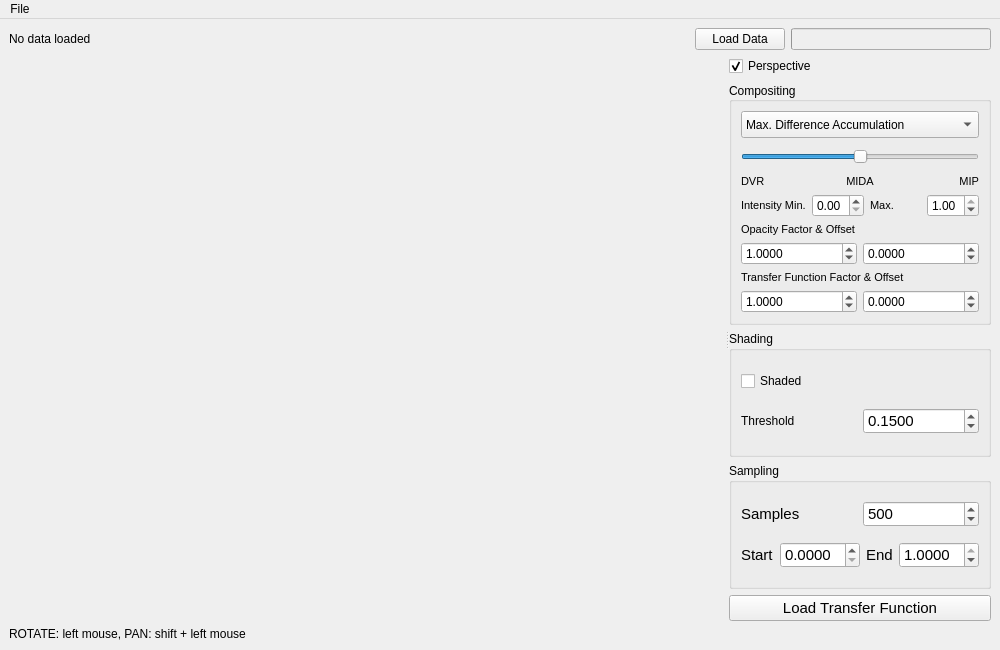
<?xml version="1.0" encoding="UTF-8"?>
<ui version="4.0">
 <class>MainWindow</class>
 <widget class="QMainWindow" name="MainWindow">
  <property name="geometry">
   <rect>
    <x>0</x>
    <y>0</y>
    <width>1000</width>
    <height>650</height>
   </rect>
  </property>
  <property name="minimumSize">
   <size>
    <width>0</width>
    <height>650</height>
   </size>
  </property>
  <property name="windowTitle">
   <string>VisMed2</string>
  </property>
  <widget class="QWidget" name="centralwidget">
   <layout class="QVBoxLayout" name="verticalLayout_2">
    <item>
     <layout class="QHBoxLayout" name="horizontalLayout_2">
      <item>
       <widget class="QLabel" name="labelTop">
        <property name="sizePolicy">
         <sizepolicy hsizetype="Expanding" vsizetype="Preferred">
          <horstretch>0</horstretch>
          <verstretch>0</verstretch>
         </sizepolicy>
        </property>
        <property name="maximumSize">
         <size>
          <width>16777215</width>
          <height>100</height>
         </size>
        </property>
        <property name="text">
         <string>No data loaded</string>
        </property>
       </widget>
      </item>
      <item>
       <widget class="QPushButton" name="loadDataPushButton">
        <property name="minimumSize">
         <size>
          <width>90</width>
          <height>0</height>
         </size>
        </property>
        <property name="text">
         <string>Load Data</string>
        </property>
       </widget>
      </item>
      <item>
       <widget class="QProgressBar" name="progressBar">
        <property name="enabled">
         <bool>false</bool>
        </property>
        <property name="maximumSize">
         <size>
          <width>200</width>
          <height>16777215</height>
         </size>
        </property>
        <property name="value">
         <number>0</number>
        </property>
        <property name="textVisible">
         <bool>false</bool>
        </property>
       </widget>
      </item>
     </layout>
    </item>
    <item>
     <widget class="QSplitter" name="splitter">
      <property name="sizePolicy">
       <sizepolicy hsizetype="Expanding" vsizetype="Preferred">
        <horstretch>0</horstretch>
        <verstretch>1</verstretch>
       </sizepolicy>
      </property>
      <property name="orientation">
       <enum>Qt::Horizontal</enum>
      </property>
      <widget class="GLWidget" name="glWidget" native="true">
       <property name="sizePolicy">
        <sizepolicy hsizetype="Preferred" vsizetype="Preferred">
         <horstretch>1</horstretch>
         <verstretch>0</verstretch>
        </sizepolicy>
       </property>
      </widget>
      <widget class="QWidget" name="layoutWidget">
       <layout class="QVBoxLayout" name="verticalLayout">
        <item>
         <widget class="QCheckBox" name="perspectiveCheckBox">
          <property name="maximumSize">
           <size>
            <width>16777215</width>
            <height>20</height>
           </size>
          </property>
          <property name="text">
           <string>Perspective</string>
          </property>
          <property name="checked">
           <bool>true</bool>
          </property>
         </widget>
        </item>
        <item>
         <widget class="QGroupBox" name="groupBox">
          <property name="title">
           <string>Compositing</string>
          </property>
          <property name="alignment">
           <set>Qt::AlignLeading|Qt::AlignLeft|Qt::AlignVCenter</set>
          </property>
          <layout class="QVBoxLayout" name="verticalLayout_4">
           <property name="spacing">
            <number>6</number>
           </property>
           <property name="leftMargin">
            <number>9</number>
           </property>
           <property name="topMargin">
            <number>9</number>
           </property>
           <property name="rightMargin">
            <number>9</number>
           </property>
           <property name="bottomMargin">
            <number>9</number>
           </property>
           <item>
            <layout class="QVBoxLayout" name="verticalLayout_3">
             <item>
              <widget class="QComboBox" name="compositingModeComboBox">
               <property name="sizePolicy">
                <sizepolicy hsizetype="Preferred" vsizetype="Fixed">
                 <horstretch>0</horstretch>
                 <verstretch>0</verstretch>
                </sizepolicy>
               </property>
               <property name="minimumSize">
                <size>
                 <width>0</width>
                 <height>27</height>
                </size>
               </property>
               <property name="maximumSize">
                <size>
                 <width>16777215</width>
                 <height>30</height>
                </size>
               </property>
               <property name="currentIndex">
                <number>1</number>
               </property>
               <item>
                <property name="text">
                 <string>Alpha Compositing (&quot;DVR&quot;)</string>
                </property>
               </item>
               <item>
                <property name="text">
                 <string>Max. Difference Accumulation</string>
                </property>
               </item>
               <item>
                <property name="text">
                 <string>Max. Intensity Projection</string>
                </property>
               </item>
               <item>
                <property name="text">
                 <string>Average Intensity Projection</string>
                </property>
               </item>
               <item>
                <property name="text">
                 <string>Min. Intensity Projection</string>
                </property>
               </item>
              </widget>
             </item>
             <item>
              <widget class="QSlider" name="midaParamSlider">
               <property name="minimumSize">
                <size>
                 <width>0</width>
                 <height>25</height>
                </size>
               </property>
               <property name="minimum">
                <number>-1000</number>
               </property>
               <property name="maximum">
                <number>1000</number>
               </property>
               <property name="singleStep">
                <number>1</number>
               </property>
               <property name="pageStep">
                <number>1</number>
               </property>
               <property name="orientation">
                <enum>Qt::Horizontal</enum>
               </property>
               <property name="invertedAppearance">
                <bool>false</bool>
               </property>
               <property name="invertedControls">
                <bool>false</bool>
               </property>
               <property name="tickPosition">
                <enum>QSlider::NoTicks</enum>
               </property>
               <property name="tickInterval">
                <number>50</number>
               </property>
              </widget>
             </item>
             <item>
              <layout class="QHBoxLayout" name="horizontalLayout_7">
               <item>
                <widget class="QLabel" name="label_2">
                 <property name="font">
                  <font>
                   <pointsize>8</pointsize>
                  </font>
                 </property>
                 <property name="text">
                  <string>DVR</string>
                 </property>
                 <property name="alignment">
                  <set>Qt::AlignLeading|Qt::AlignLeft|Qt::AlignTop</set>
                 </property>
                </widget>
               </item>
               <item>
                <widget class="QLabel" name="label_4">
                 <property name="font">
                  <font>
                   <pointsize>8</pointsize>
                  </font>
                 </property>
                 <property name="text">
                  <string>MIDA</string>
                 </property>
                 <property name="alignment">
                  <set>Qt::AlignHCenter|Qt::AlignTop</set>
                 </property>
                </widget>
               </item>
               <item>
                <widget class="QLabel" name="label_3">
                 <property name="font">
                  <font>
                   <pointsize>8</pointsize>
                  </font>
                 </property>
                 <property name="text">
                  <string>MIP</string>
                 </property>
                 <property name="alignment">
                  <set>Qt::AlignRight|Qt::AlignTop|Qt::AlignTrailing</set>
                 </property>
                </widget>
               </item>
              </layout>
             </item>
            </layout>
           </item>
           <item>
            <layout class="QHBoxLayout" name="horizontalLayout_9">
             <property name="topMargin">
              <number>0</number>
             </property>
             <item>
              <widget class="QLabel" name="label_6">
               <property name="font">
                <font>
                 <pointsize>8</pointsize>
                </font>
               </property>
               <property name="text">
                <string>Intensity Min.</string>
               </property>
              </widget>
             </item>
             <item>
              <widget class="QDoubleSpinBox" name="intensityClampMinSpinBox">
               <property name="maximumSize">
                <size>
                 <width>16777215</width>
                 <height>26</height>
                </size>
               </property>
               <property name="buttonSymbols">
                <enum>QAbstractSpinBox::UpDownArrows</enum>
               </property>
               <property name="maximum">
                <double>1.000000000000000</double>
               </property>
               <property name="singleStep">
                <double>0.010000000000000</double>
               </property>
              </widget>
             </item>
             <item>
              <widget class="QLabel" name="label_7">
               <property name="font">
                <font>
                 <pointsize>8</pointsize>
                </font>
               </property>
               <property name="text">
                <string>Max.</string>
               </property>
              </widget>
             </item>
             <item>
              <widget class="QDoubleSpinBox" name="intensityClampMaxSpinBox">
               <property name="maximumSize">
                <size>
                 <width>16777215</width>
                 <height>26</height>
                </size>
               </property>
               <property name="maximum">
                <double>1.000000000000000</double>
               </property>
               <property name="singleStep">
                <double>0.010000000000000</double>
               </property>
               <property name="value">
                <double>1.000000000000000</double>
               </property>
              </widget>
             </item>
            </layout>
           </item>
           <item>
            <widget class="QLabel" name="label_5">
             <property name="font">
              <font>
               <pointsize>8</pointsize>
              </font>
             </property>
             <property name="text">
              <string>Opacity Factor &amp; Offset</string>
             </property>
            </widget>
           </item>
           <item>
            <layout class="QHBoxLayout" name="horizontalLayout_8">
             <property name="topMargin">
              <number>0</number>
             </property>
             <item>
              <widget class="QDoubleSpinBox" name="opacityFactorSpinBox">
               <property name="maximumSize">
                <size>
                 <width>16777215</width>
                 <height>26</height>
                </size>
               </property>
               <property name="decimals">
                <number>4</number>
               </property>
               <property name="minimum">
                <double>-100.000000000000000</double>
               </property>
               <property name="maximum">
                <double>100.000000000000000</double>
               </property>
               <property name="singleStep">
                <double>0.010000000000000</double>
               </property>
               <property name="value">
                <double>1.000000000000000</double>
               </property>
              </widget>
             </item>
             <item>
              <widget class="QDoubleSpinBox" name="opacityOffsetSpinBox">
               <property name="maximumSize">
                <size>
                 <width>16777215</width>
                 <height>26</height>
                </size>
               </property>
               <property name="decimals">
                <number>4</number>
               </property>
               <property name="minimum">
                <double>-100.000000000000000</double>
               </property>
               <property name="maximum">
                <double>100.000000000000000</double>
               </property>
               <property name="singleStep">
                <double>0.001000000000000</double>
               </property>
              </widget>
             </item>
            </layout>
           </item>
           <item>
            <widget class="QLabel" name="label">
             <property name="font">
              <font>
               <pointsize>8</pointsize>
              </font>
             </property>
             <property name="text">
              <string>Transfer Function Factor &amp; Offset</string>
             </property>
            </widget>
           </item>
           <item>
            <layout class="QHBoxLayout" name="horizontalLayout">
             <property name="topMargin">
              <number>0</number>
             </property>
             <item>
              <widget class="QDoubleSpinBox" name="ttfSampleFactorSpinBox">
               <property name="maximumSize">
                <size>
                 <width>16777215</width>
                 <height>26</height>
                </size>
               </property>
               <property name="decimals">
                <number>4</number>
               </property>
               <property name="minimum">
                <double>-100.000000000000000</double>
               </property>
               <property name="maximum">
                <double>100.000000000000000</double>
               </property>
               <property name="singleStep">
                <double>0.010000000000000</double>
               </property>
               <property name="value">
                <double>1.000000000000000</double>
               </property>
              </widget>
             </item>
             <item>
              <widget class="QDoubleSpinBox" name="ttfSampleOffsetSpinBox">
               <property name="maximumSize">
                <size>
                 <width>16777215</width>
                 <height>26</height>
                </size>
               </property>
               <property name="decimals">
                <number>4</number>
               </property>
               <property name="minimum">
                <double>-100.000000000000000</double>
               </property>
               <property name="maximum">
                <double>100.000000000000000</double>
               </property>
               <property name="singleStep">
                <double>0.001000000000000</double>
               </property>
              </widget>
             </item>
            </layout>
           </item>
          </layout>
         </widget>
        </item>
        <item>
         <widget class="QGroupBox" name="groupBox_2">
          <property name="title">
           <string>Shading</string>
          </property>
          <layout class="QVBoxLayout" name="verticalLayout_5">
           <item>
            <widget class="QCheckBox" name="shadedCheckBox">
             <property name="text">
              <string>Shaded</string>
             </property>
             <property name="checked">
              <bool>false</bool>
             </property>
            </widget>
           </item>
           <item>
            <layout class="QHBoxLayout" name="horizontalLayout_6">
             <property name="sizeConstraint">
              <enum>QLayout::SetDefaultConstraint</enum>
             </property>
             <item>
              <widget class="QLabel" name="shadingThresholdLabel">
               <property name="text">
                <string>Threshold</string>
               </property>
              </widget>
             </item>
             <item>
              <widget class="QDoubleSpinBox" name="shadingThresholdSpinbox">
               <property name="minimumSize">
                <size>
                 <width>100</width>
                 <height>0</height>
                </size>
               </property>
               <property name="maximumSize">
                <size>
                 <width>16777215</width>
                 <height>26</height>
                </size>
               </property>
               <property name="font">
                <font>
                 <pointsize>11</pointsize>
                </font>
               </property>
               <property name="accelerated">
                <bool>false</bool>
               </property>
               <property name="correctionMode">
                <enum>QAbstractSpinBox::CorrectToNearestValue</enum>
               </property>
               <property name="keyboardTracking">
                <bool>false</bool>
               </property>
               <property name="decimals">
                <number>4</number>
               </property>
               <property name="maximum">
                <double>1.000000000000000</double>
               </property>
               <property name="singleStep">
                <double>0.010000000000000</double>
               </property>
               <property name="value">
                <double>0.150000000000000</double>
               </property>
              </widget>
             </item>
            </layout>
           </item>
          </layout>
         </widget>
        </item>
        <item>
         <widget class="QGroupBox" name="groupBox_3">
          <property name="title">
           <string>Sampling</string>
          </property>
          <layout class="QVBoxLayout" name="verticalLayout_6">
           <item>
            <layout class="QHBoxLayout" name="horizontalLayout_5">
             <property name="spacing">
              <number>6</number>
             </property>
             <item>
              <widget class="QLabel" name="numSamplesLabel">
               <property name="maximumSize">
                <size>
                 <width>16777215</width>
                 <height>20</height>
                </size>
               </property>
               <property name="font">
                <font>
                 <pointsize>11</pointsize>
                </font>
               </property>
               <property name="text">
                <string>Samples</string>
               </property>
              </widget>
             </item>
             <item>
              <widget class="QSpinBox" name="numSamplesSpinBox">
               <property name="minimumSize">
                <size>
                 <width>100</width>
                 <height>0</height>
                </size>
               </property>
               <property name="maximumSize">
                <size>
                 <width>16777215</width>
                 <height>26</height>
                </size>
               </property>
               <property name="font">
                <font>
                 <pointsize>11</pointsize>
                </font>
               </property>
               <property name="accelerated">
                <bool>true</bool>
               </property>
               <property name="correctionMode">
                <enum>QAbstractSpinBox::CorrectToNearestValue</enum>
               </property>
               <property name="keyboardTracking">
                <bool>false</bool>
               </property>
               <property name="minimum">
                <number>1</number>
               </property>
               <property name="maximum">
                <number>9999</number>
               </property>
               <property name="singleStep">
                <number>25</number>
               </property>
               <property name="value">
                <number>500</number>
               </property>
               <property name="displayIntegerBase">
                <number>10</number>
               </property>
              </widget>
             </item>
            </layout>
           </item>
           <item>
            <layout class="QHBoxLayout" name="horizontalLayout_4">
             <item>
              <widget class="QLabel" name="sampleStartLabel">
               <property name="font">
                <font>
                 <pointsize>11</pointsize>
                </font>
               </property>
               <property name="text">
                <string>Start</string>
               </property>
              </widget>
             </item>
             <item>
              <widget class="QDoubleSpinBox" name="sampleStartSpinBox">
               <property name="minimumSize">
                <size>
                 <width>80</width>
                 <height>0</height>
                </size>
               </property>
               <property name="maximumSize">
                <size>
                 <width>16777215</width>
                 <height>26</height>
                </size>
               </property>
               <property name="font">
                <font>
                 <pointsize>11</pointsize>
                </font>
               </property>
               <property name="accelerated">
                <bool>true</bool>
               </property>
               <property name="correctionMode">
                <enum>QAbstractSpinBox::CorrectToNearestValue</enum>
               </property>
               <property name="keyboardTracking">
                <bool>false</bool>
               </property>
               <property name="decimals">
                <number>4</number>
               </property>
               <property name="maximum">
                <double>1.000000000000000</double>
               </property>
               <property name="singleStep">
                <double>0.010000000000000</double>
               </property>
              </widget>
             </item>
             <item>
              <widget class="QLabel" name="sampleEndLabel">
               <property name="font">
                <font>
                 <pointsize>11</pointsize>
                </font>
               </property>
               <property name="text">
                <string>End</string>
               </property>
              </widget>
             </item>
             <item>
              <widget class="QDoubleSpinBox" name="sampleEndSpinBox">
               <property name="minimumSize">
                <size>
                 <width>80</width>
                 <height>0</height>
                </size>
               </property>
               <property name="maximumSize">
                <size>
                 <width>16777215</width>
                 <height>26</height>
                </size>
               </property>
               <property name="font">
                <font>
                 <pointsize>11</pointsize>
                </font>
               </property>
               <property name="frame">
                <bool>true</bool>
               </property>
               <property name="accelerated">
                <bool>true</bool>
               </property>
               <property name="correctionMode">
                <enum>QAbstractSpinBox::CorrectToNearestValue</enum>
               </property>
               <property name="keyboardTracking">
                <bool>false</bool>
               </property>
               <property name="decimals">
                <number>4</number>
               </property>
               <property name="maximum">
                <double>1.000000000000000</double>
               </property>
               <property name="singleStep">
                <double>0.010000000000000</double>
               </property>
               <property name="value">
                <double>1.000000000000000</double>
               </property>
              </widget>
             </item>
            </layout>
           </item>
          </layout>
         </widget>
        </item>
        <item>
         <widget class="QPushButton" name="loadTffImageButton">
          <property name="maximumSize">
           <size>
            <width>16777215</width>
            <height>16777215</height>
           </size>
          </property>
          <property name="font">
           <font>
            <pointsize>11</pointsize>
           </font>
          </property>
          <property name="text">
           <string>Load Transfer Function</string>
          </property>
         </widget>
        </item>
       </layout>
      </widget>
     </widget>
    </item>
    <item>
     <layout class="QHBoxLayout" name="horizontalLayout_3">
      <item>
       <widget class="QLabel" name="label3DInteractionHelp">
        <property name="text">
         <string>ROTATE: left mouse, PAN: shift + left mouse</string>
        </property>
       </widget>
      </item>
     </layout>
    </item>
   </layout>
  </widget>
  <widget class="QMenuBar" name="menubar">
   <property name="geometry">
    <rect>
     <x>0</x>
     <y>0</y>
     <width>1000</width>
     <height>25</height>
    </rect>
   </property>
   <widget class="QMenu" name="menuFile">
    <property name="title">
     <string>File</string>
    </property>
    <addaction name="actionOpen"/>
    <addaction name="separator"/>
    <addaction name="actionClose"/>
   </widget>
   <addaction name="menuFile"/>
  </widget>
  <action name="actionOpen">
   <property name="text">
    <string>Open ...</string>
   </property>
   <property name="shortcut">
    <string>Ctrl+O</string>
   </property>
  </action>
  <action name="actionClose">
   <property name="text">
    <string>Close</string>
   </property>
  </action>
 </widget>
 <customwidgets>
  <customwidget>
   <class>GLWidget</class>
   <extends>QWidget</extends>
   <header>../src/glwidget.h</header>
   <container>1</container>
  </customwidget>
 </customwidgets>
 <tabstops>
  <tabstop>loadTffImageButton</tabstop>
 </tabstops>
 <resources/>
 <connections/>
</ui>
